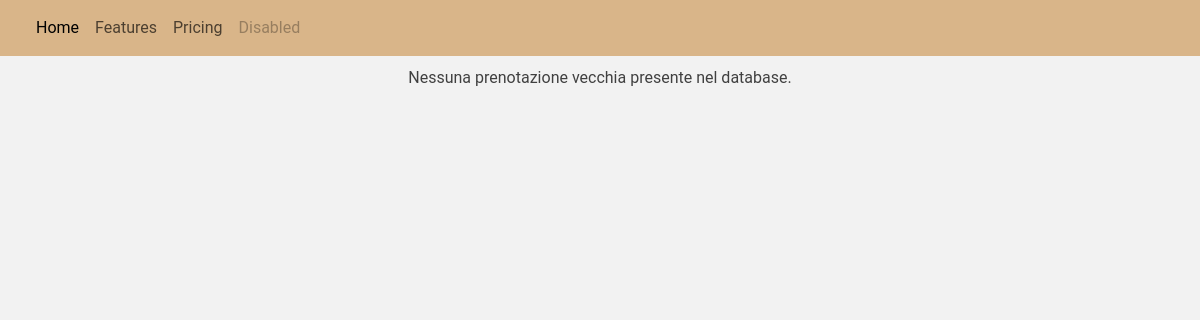
Page /reservationsList.php on the earlier database version.
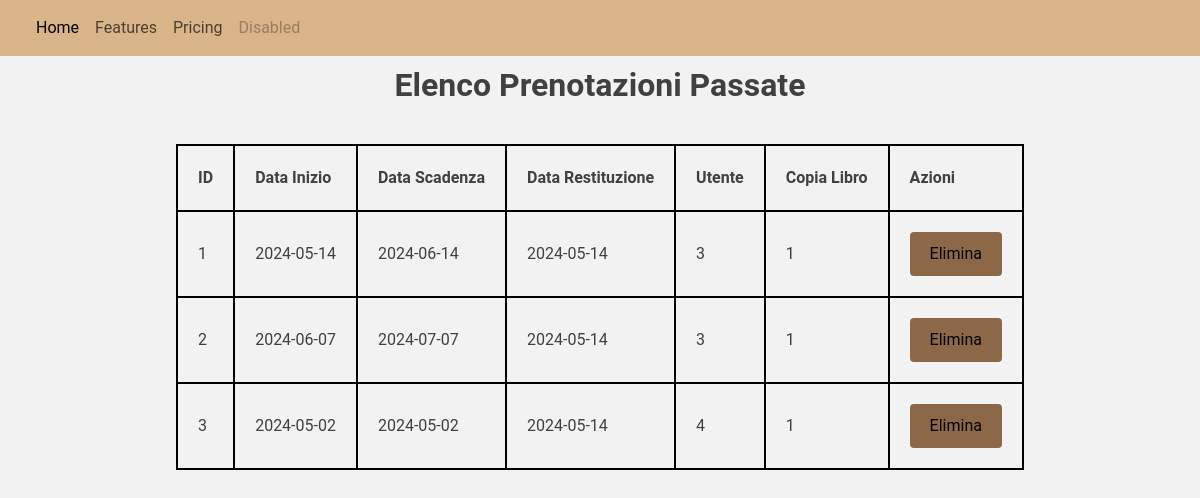
Same page on the later database version.
### tables this page shows
CREATE TABLE `prestito` (
  `Codice` int(11) NOT NULL,
  `DataInizio` date DEFAULT NULL,
  `DataScadenza` date DEFAULT NULL,
  `DataRestituzione` date DEFAULT NULL,
  `CodUtente` int(11) DEFAULT NULL,
  `CodCopiaLibro` int(11) DEFAULT NULL
);

### reservationsList.php (the view, shortened to what this page needs)
<!DOCTYPE html>
<html lang="it">
<head>
    <link href="https://cdn.jsdelivr.net/npm/bootstrap@5.3.3/dist/css/bootstrap.min.css" rel="stylesheet">
    <link rel="stylesheet" href="stylesheet/style.css">
</head>
<body>
    <?php
        include "navbar.php";
        include "connection.php";
        $old_reservations_sql = "SELECT * FROM prestito WHERE DataRestituzione IS NOT NULL";
        $old_reservations_result = $conn->query($old_reservations_sql);
        if ($old_reservations_result->num_rows > 0) {
            echo "<h1>Elenco Prenotazioni Passate</h1>";
            echo "<table class='custom-table1'>
                    <tr>
                        <th>ID</th>
                        <th>Data Inizio</th>
                        <th>Data Scadenza</th>
                        <th>Data Restituzione</th>
                        <th>Utente</th>
                        <th>Copia Libro</th>
                        <th>Azioni</th>
                    </tr>";
            while($row = $old_reservations_result->fetch_assoc()) {
                echo "<tr>
                        <td>".$row["Codice"]."</td>
                        <td>".$row["DataInizio"]."</td>
                        <td>".$row["DataScadenza"]."</td>
                        <td>".$row["DataRestituzione"]."</td>
                        <td>".$row["CodUtente"]."</td>
                        <td>".$row["CodCopiaLibro"]."</td>
                        <td>
                            <a href='deleteReservation.php?reservation_id=".$row["Codice"]."'><button class='action-btn'>Elimina</button></a>
                        </td>
                    </tr>";
            }
            echo "</table>";
        } else {
            echo "Nessuna prenotazione vecchia presente nel database.";
        }
    ?>
</body>
</html>

Differences in the rows shown:
added prestito: Codice "1", DataInizio "2024-05-14", DataScadenza "2024-06-14", DataRestituzione "2024-05-14", CodUtente "3", CodCopiaLibro "1"
added prestito: Codice "2", DataInizio "2024-06-07", DataScadenza "2024-07-07", DataRestituzione "2024-05-14", CodUtente "3", CodCopiaLibro "1"
added prestito: Codice "3", DataInizio "2024-05-02", DataScadenza "2024-05-02", DataRestituzione "2024-05-14", CodUtente "4", CodCopiaLibro "1"
Other differences:
text no longer shown: "Nessuna prenotazione vecchia presente nel database."
text now shown: "Elenco Prenotazioni Passate ID Data Inizio Data Scadenza Data Restituzione Utente Copia Libro Azioni"
